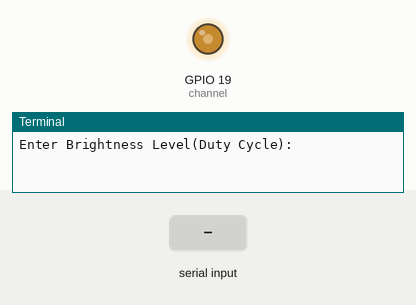
This program was run on a simulated Raspberry Pi (BCM pin numbers). Parts: output pins drawn as LEDs (lit = HIGH), the last lines printed to the terminal. The inputs (shaded band) are chosen by the test bench. At 4.3 s the program stops and its outputs stay as they are.

Above: at 1.2 s.
1.3 s: "5" typed at the terminal, then Enter
At 1.8 s:
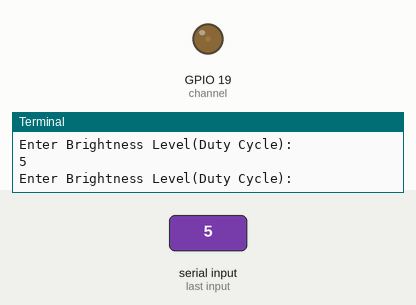
2.8 s: "90" typed at the terminal, then Enter
At 4.0 s:
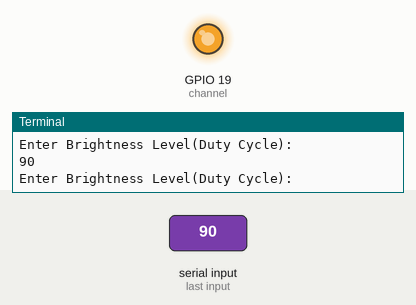
4.3 s: "q" typed at the terminal, then Enter
At 5.3 s:
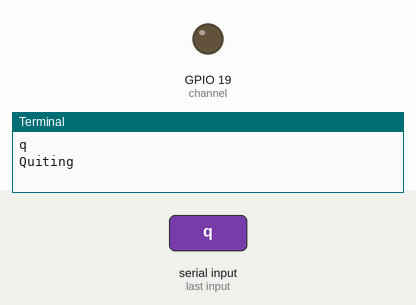
Timing chart, 0 to 5.8 s (numbered marks = the images above; inputs shaded):
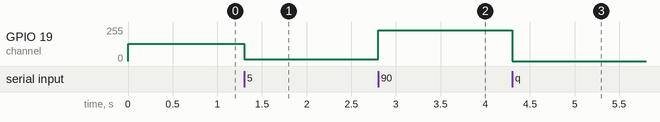

The program:

Brightness.py
```python
import RPi.GPIO as GPIO

channel = 19

GPIO.setmode(GPIO.BCM)
GPIO.setup(channel,GPIO.OUT)
i = None
p = GPIO.PWM(channel,50)
p.start(50)

try:
	while True:
		try:
			d = input("Enter Brightness Level(Duty Cycle): \n")

			if(d == "q"):
				break

			p.ChangeDutyCycle(int(d))

		except Exception as e:
			pass

except KeyboardInterrupt as e:
	print("Recieved Ctrl+C Quiting\n")
	pass

p.stop()
GPIO.cleanup()
print("Quiting\n")
```

Measured:
- after the input at 1.3 s, GPIO 19 (channel): 128/255 → 13/255 at once
- after the input at 2.8 s, GPIO 19 (channel): 13/255 → 230/255 at once
- after the input at 4.3 s, GPIO 19 (channel): 230/255 → 0/255 at once
